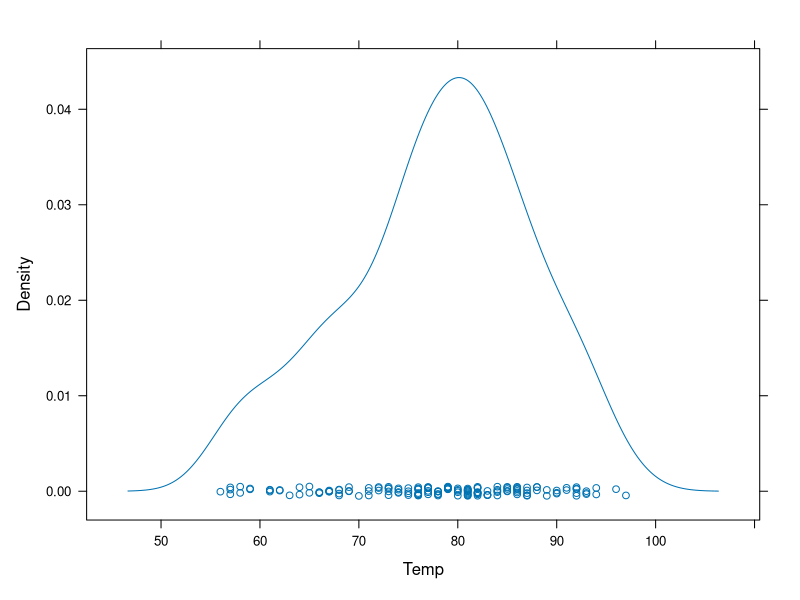
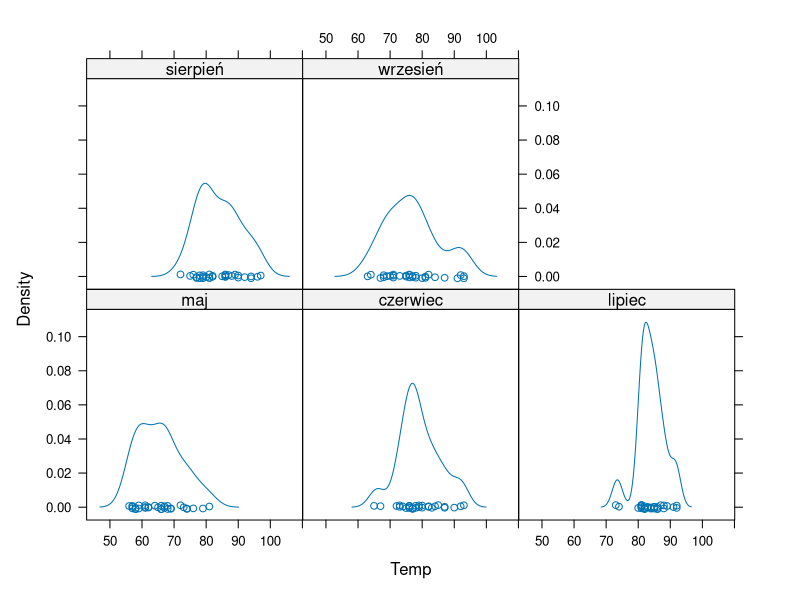
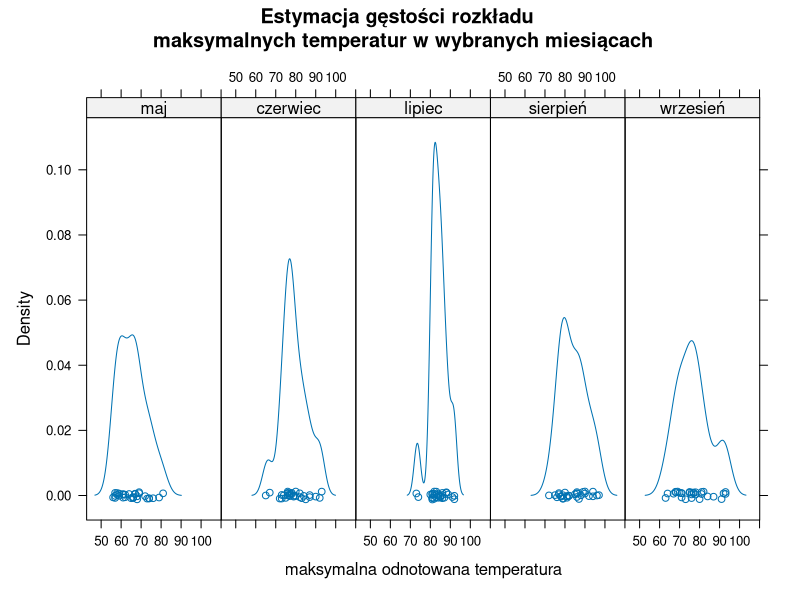
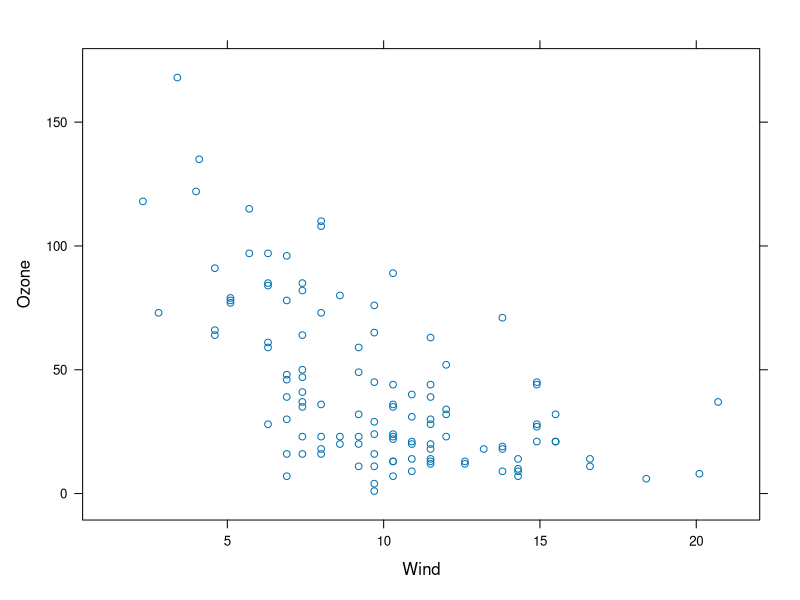
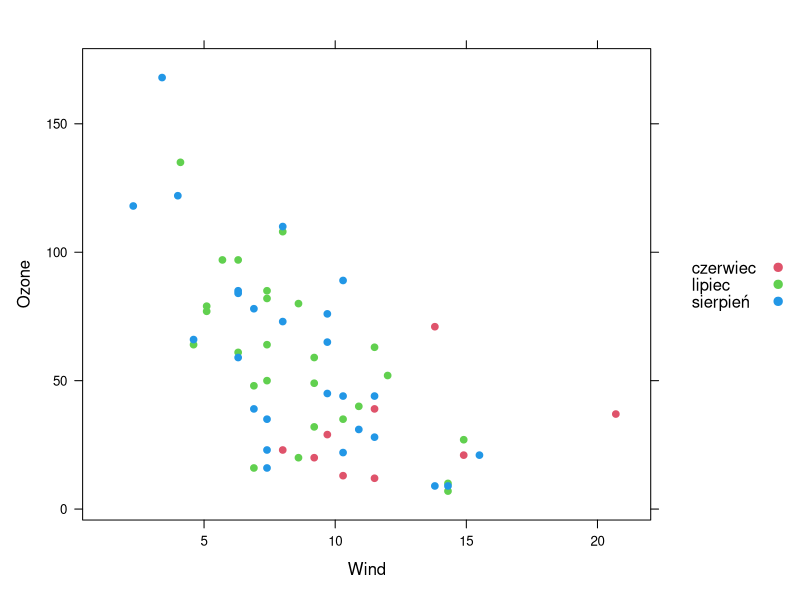
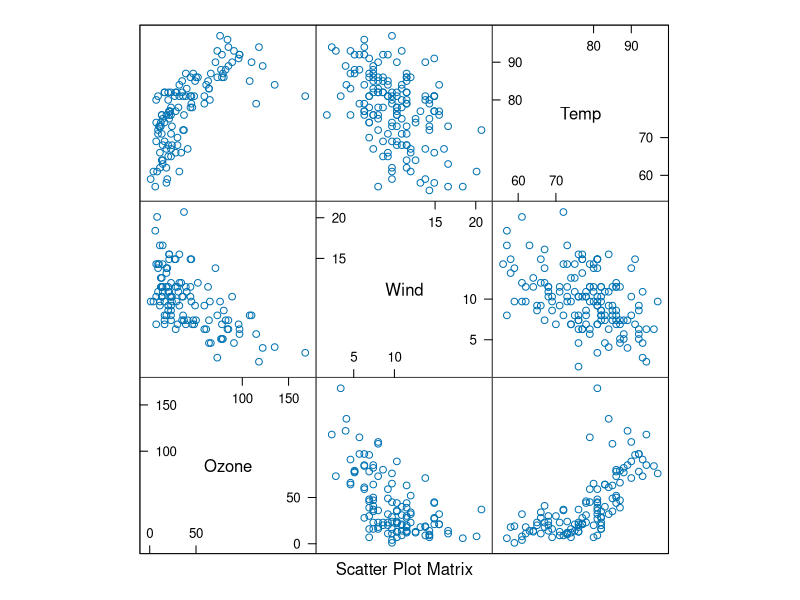
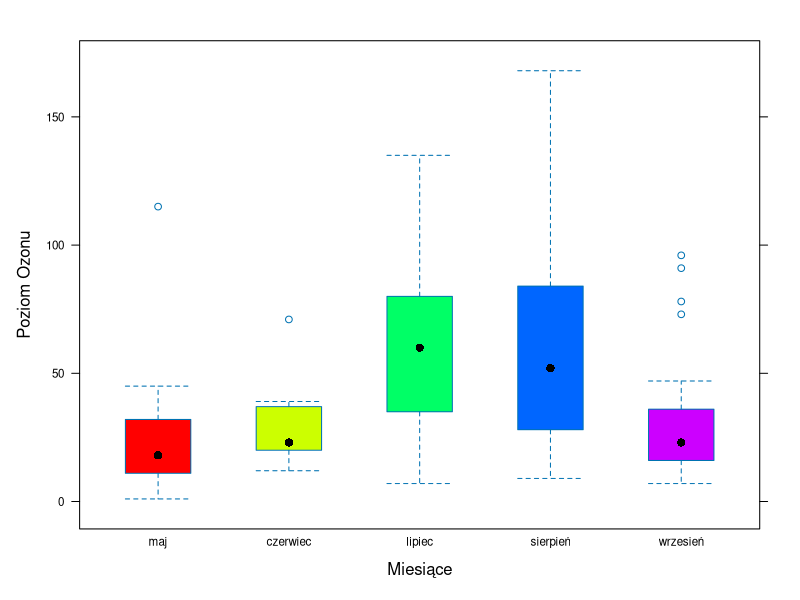
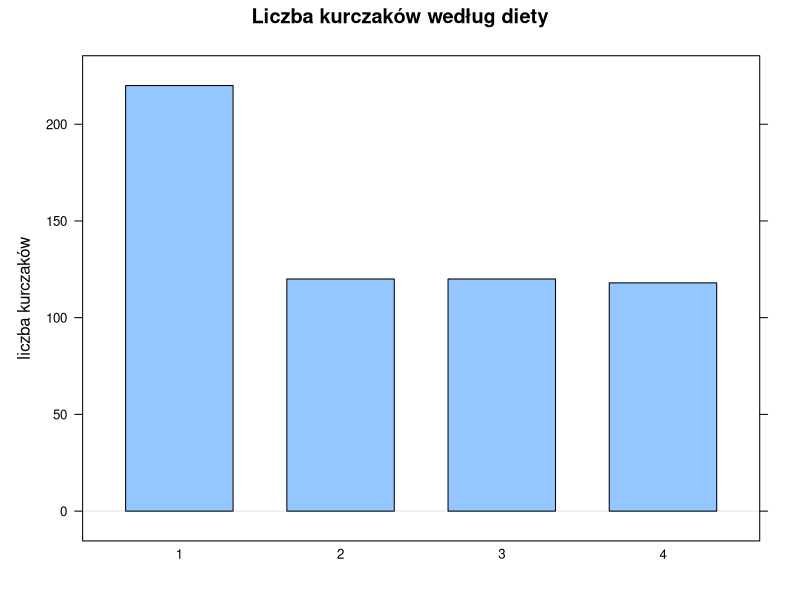

These figures' R source, in order:
## ---- chunk 1
#| echo: false
#| eval: true
#install.packages("lattice")
library(lattice) 
## ---- chunk 2
aq_data = airquality
aq_data$Month = factor(aq_data$Month,
                     levels = c(5, 6, 7, 8, 9),
                     labels = c("maj", "czerwiec", "lipiec", "sierpień", "wrzesień"))
head(aq_data)
## ---- chunk 3
#| label: fig-r01
#| fig-cap: Jądrowy estymator gęstości zmiennej Temp (maksymalna temperatura)
densityplot(~Temp, data = aq_data)
## ---- chunk 4
#| label: fig-r02
#| eval: true
#| echo: false
#| fig-cap: Jądrowy estymator gęstości zmiennej Temp osobno dla każdego z miesięcy
densityplot(~Temp|Month, data = aq_data, layout = c(3, 2))
## ---- chunk 5
#| label: fig-r03
#| fig-cap: Jądrowy estymator gęstości zmiennej Temp osobno dla każdego z miesięcy z tytułami
densityplot(~Temp|Month, 
            data = aq_data, 
            layout = c(5, 1),
            xlab = "maksymalna odnotowana temperatura",
            main = "Estymacja gęstości rozkładu \n maksymalnych temperatur w wybranych miesiącach")
## ---- chunk 6
#| label: fig-r04
#| fig-cap: Wykres rozrzutu. Prędkość wiatru i poziom ozonu
xyplot(Ozone~Wind, data = aq_data)

## ---- chunk 7
#| label: fig-r05
#| fig-cap: Wykres rozrzutu z wyróżnionymi grupami. Prędkość wiatru i poziom ozonu według miesiąca

aq_data_new <- aq_data[aq_data[, "Month"] == "czerwiec" | aq_data[, "Month"] == "lipiec" | aq_data[, "Month"] == "sierpień", ]

aq_data_new$Month <- factor(aq_data_new$Month, levels = c("czerwiec", "lipiec", "sierpień"))
xyplot(Ozone~Wind, group = Month, col = c(2, 3, 4), data = aq_data_new,
       pch = 19, key = list(space="right",
       text = list(as.character(unique(aq_data_new$Month))),
                       points = list(pch = 19, col = 2:4)))

## ---- chunk 8
#| label: fig-r06
#| fig-cap: Macierzowy wykres rozrzutu. Poziom ozonu , prędkość wiatru i temperatura. 
splom(aq_data[, c("Ozone", "Wind", "Temp")])

## ---- chunk 9
#| label: fig-r07
#| fig-cap: Wykres pudełkowy. Poziom ozonu według miesięcy 

bwplot(Ozone~Month, data = aq_data,
       xlab = "Miesiące",
       ylab = "Poziom Ozonu",
       scales = list(cex = 0.7), fill = rainbow(5))
## ---- chunk 10
#| label: fig-r08
#| fig-cap: Wykres słupkowy. Liczba kurczaków według podawanej diety

barchart(ChickWeight$Diet, horizontal = F, main = "Liczba kurczaków według diety", ylab = "liczba kurczaków")
## ---- chunk 11
#| label: fig-r09
#| fig-cap: Histogram. Waga piskląt  

histogram(~weight, data = ChickWeight,
       type = "count",
       xlab = "Waga",
       main = "Waga piskląt",
       col = "pink")
